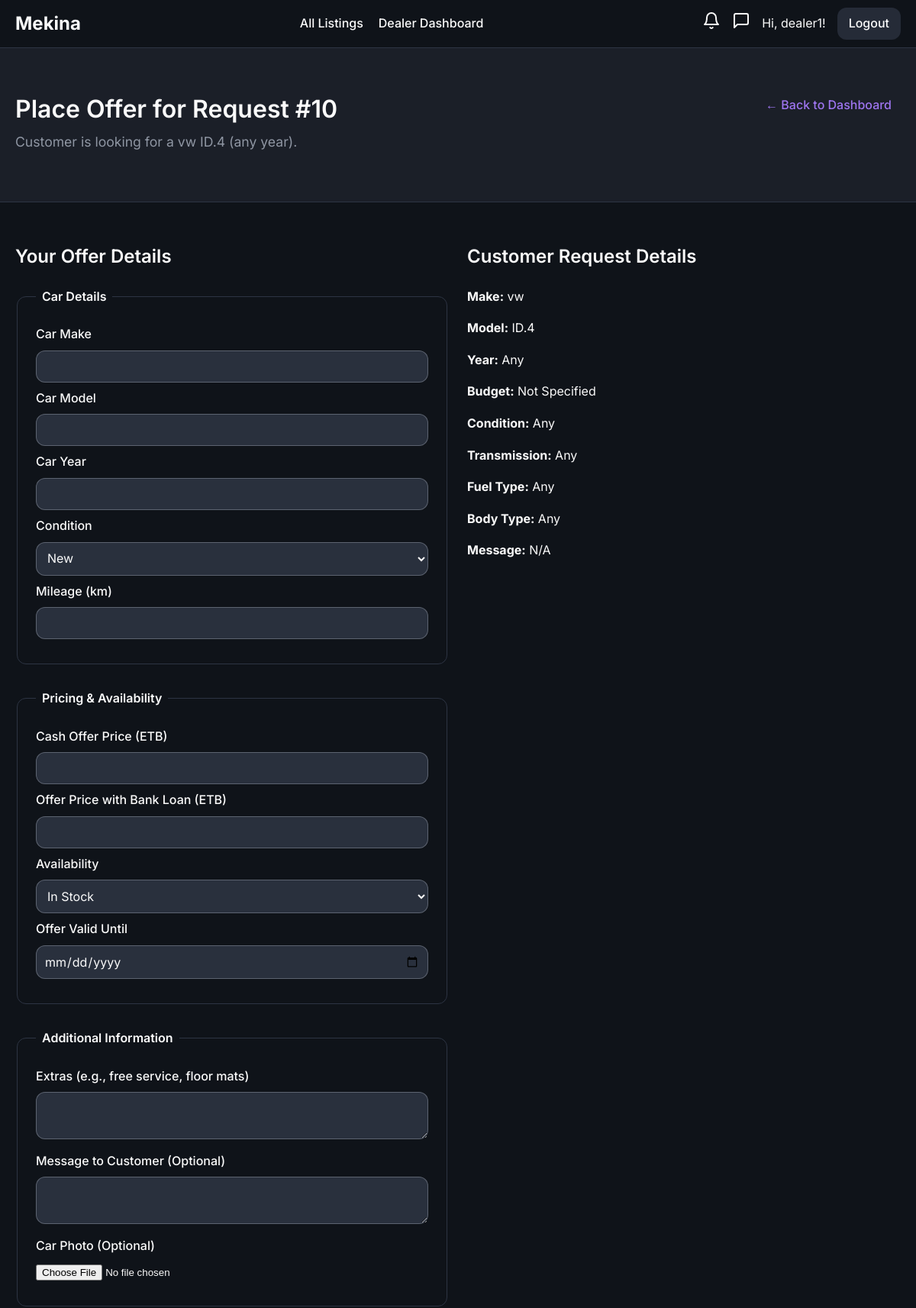
Before: /dealer/request/10/bid (signed in, upper part) with the older database file.
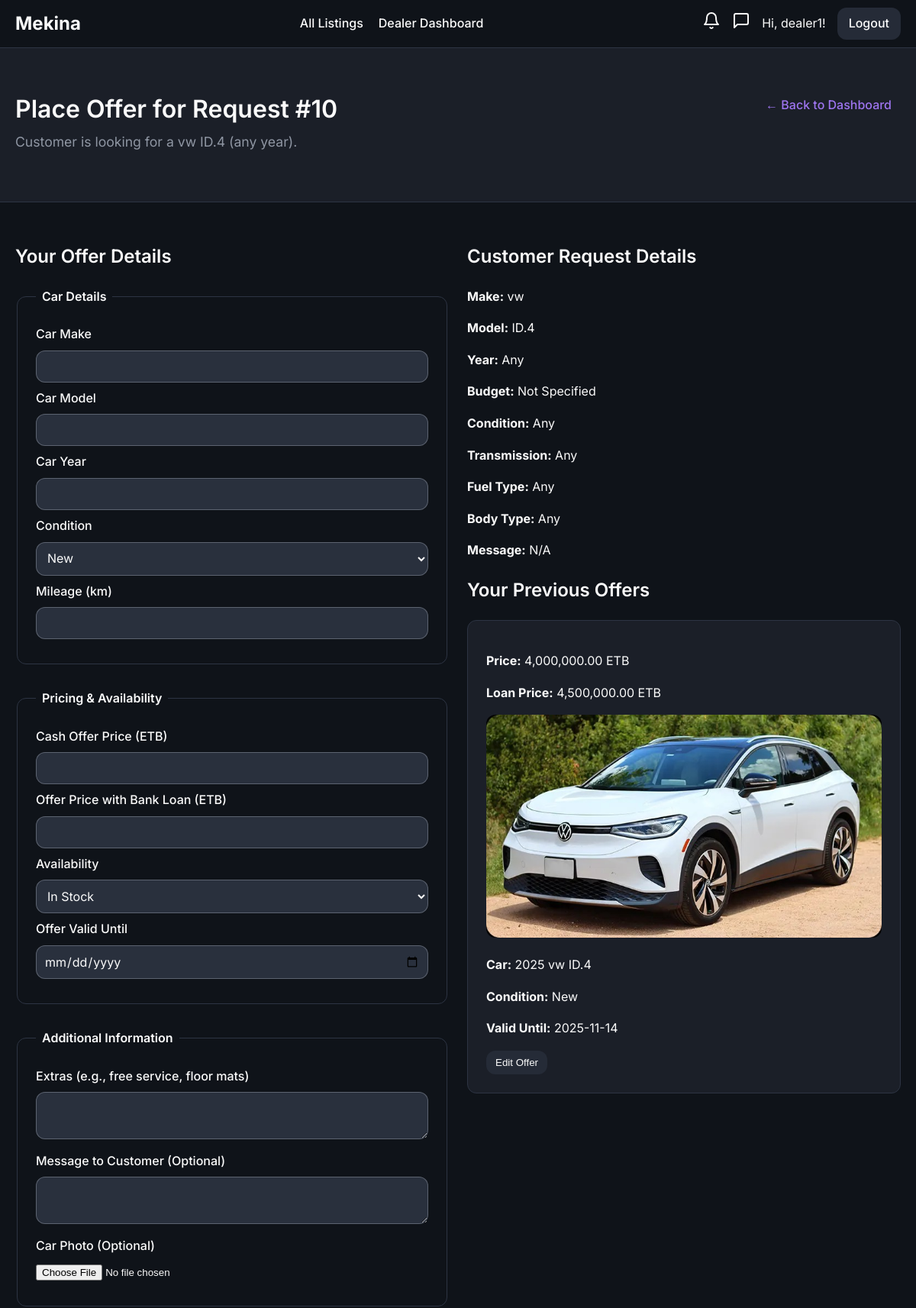
After: the same page with the newer database file.
### models/user.py (models this page shows, shortened)
class User(UserMixin, db.Model):
    id = db.Column(db.Integer, primary_key=True)
    username = db.Column(db.String(64), index=True, unique=True, nullable=False)
    email = db.Column(db.String(120), index=True, unique=True, nullable=False)
    phone_number = db.Column(db.String(20), nullable=True)
    password_hash = db.Column(db.String(128))
    is_admin = db.Column(db.Boolean, default=False)
    is_dealer = db.Column(db.Boolean, default=False)
    is_rental_company = db.Column(db.Boolean, default=False)
    is_verified = db.Column(db.Boolean, default=False) # For verified dealers
    points = db.Column(db.Integer, nullable=False, default=5) # Points for dealers to bid
    cars = db.relationship('Car', backref='owner', lazy='dynamic')
    bids = db.relationship('Bid', backref='bidder', lazy='dynamic')
    dealer_bids = db.relationship('DealerBid', backref='dealer', lazy='dynamic')
    car_requests = db.relationship('CarRequest', backref='customer', lazy='dynamic')
    ratings_given = db.relationship('DealerRating', foreign_keys='DealerRating.buyer_id', back_populates='buyer', lazy='dynamic')
    ratings_received = db.relationship('DealerRating', foreign_keys='DealerRating.dealer_id', back_populates='dealer', lazy='dynamic')

### models/car_request.py (models this page shows)
class CarRequest(db.Model):
    __tablename__ = 'car_requests'
    id = db.Column(db.Integer, primary_key=True)
    make = db.Column(db.String(64), nullable=True)
    model = db.Column(db.String(64), nullable=True)
    min_year = db.Column(db.Integer, nullable=True)
    max_mileage = db.Column(db.Integer, nullable=True)
    notes = db.Column(db.Text, nullable=True)
    status = db.Column(db.String(20), default='active', nullable=False) # e.g., active, completed, expired
    created_at = db.Column(db.DateTime, default=datetime.utcnow)
    user_id = db.Column(db.Integer, db.ForeignKey('user.id'), nullable=False)
    dealer_bids = db.relationship('DealerBid', foreign_keys='DealerBid.request_id', backref='car_request', lazy='dynamic', cascade="all, delete-orphan")
    accepted_bid_id = db.Column(db.Integer, db.ForeignKey('dealer_bid.id', use_alter=True, name='fk_car_requests_accepted_bid_id'), nullable=True)
    accepted_bid = db.relationship('DealerBid', foreign_keys=[accepted_bid_id])

### models/dealer_bid.py (models this page shows, shortened)
class DealerBid(db.Model):
    id = db.Column(db.Integer, primary_key=True)
    price = db.Column(db.Float, nullable=False)
    price_with_loan = db.Column(db.Float, nullable=True)
    timestamp = db.Column(db.DateTime, index=True, default=datetime.utcnow)
    status = db.Column(db.String(20), nullable=False, default='pending') # e.g., pending, accepted, rejected
    make = db.Column(db.String(64), nullable=False)
    model = db.Column(db.String(64), nullable=False)
    availability = db.Column(db.String(50), nullable=False)
    car_year = db.Column(db.Integer, nullable=False)
    mileage = db.Column(db.Integer, nullable=False)
    condition = db.Column(db.String(50), nullable=False)
    extras = db.Column(db.Text, nullable=True)
    valid_until = db.Column(db.Date, nullable=False)
    message = db.Column(db.Text, nullable=True)
    image_url = db.Column(db.String(255), nullable=True) # New field for bid photo
    edit_point_deducted = db.Column(db.Boolean, default=False, nullable=False)
    dealer_id = db.Column(db.Integer, db.ForeignKey('user.id'), nullable=False)
    request_id = db.Column(db.Integer, db.ForeignKey('car_requests.id'), nullable=False)
    deal = db.relationship('Deal', backref='accepted_bid', uselist=False, foreign_keys='Deal.accepted_bid_id')

### routes/dealer.py (the view, shortened to what this page needs)
@dealer_bp.route('/request/<int:request_id>/bid', methods=['GET', 'POST'])
@login_required
@dealer_required
def place_bid(request_id):
    car_request = CarRequest.query.get_or_404(request_id)
    view_exists = DealerRequestView.query.filter_by(
        dealer_id=current_user.id,
        request_id=car_request.id
    ).first()
    if not view_exists:
        new_view = DealerRequestView(dealer_id=current_user.id, request_id=car_request.id)
        db.session.add(new_view)
        db.session.commit()
    existing_bids = car_request.dealer_bids.order_by(DealerBid.price.asc()).all()
    form = DealerBidForm()
    return render_template('place_dealer_bid.html', form=form, car_request=car_request, bids=existing_bids, now=datetime.utcnow())

### templates/place_dealer_bid.html (shortened to what this page needs)
{% extends "base.html" %}
{% block main_content %}
<div class="dashboard-full-width-container">
    <div class="dashboard-header-wrapper">
        <div class="container">
            <div class="dashboard-header">
                <div class="header-main">
                    <h1>Place Offer for Request #{{ car_request.id }}</h1>
                    <p>Customer is looking for a {{ car_request.make or 'any make' }} {{ car_request.model or 'any model' }} ({{ car_request.year or 'any year' }}).</p>
                </div>
                <div class="header-actions">
                    <a href="{{ url_for('dealer.dashboard') }}" class="btn">&larr; Back to Dashboard</a>
                </div>
            </div>
        </div>
    </div>
    <div class="container">
        <div class="form-grid">
            <div class="form-section">
                <h2>Your Offer Details</h2>
                <form method="POST" class="offer-form-container" enctype="multipart/form-data">
                    <fieldset>
                        <legend>Car Details</legend>
                        <div class="form-group">
                            {{ form.make.label }}
                            {{ form.make(class="form-control") }}
                        </div>
                        <div class="form-group">
                            {{ form.model.label }}
                            {{ form.model(class="form-control") }}
                        </div>
                        <div class="form-group">
                            {{ form.car_year.label }}
                            {{ form.car_year(class="form-control") }}
                        </div>
                        <div class="form-group">
                            {{ form.condition.label }}
                            {{ form.condition(class="form-control") }}
                        </div>
                        <div class="form-group">
                            {{ form.mileage.label }}
                            {{ form.mileage(class="form-control") }}
                        </div>
                    </fieldset>
                    <fieldset>
                        <legend>Pricing & Availability</legend>
                        <div class="form-group">
                            {{ form.price.label }}
                            {{ form.price(class="form-control") }}
                        </div>
                        <div class="form-group">
                            {{ form.price_with_loan.label }}
                            {{ form.price_with_loan(class="form-control") }}
                        </div>
                        <div class="form-group">
                            {{ form.availability.label }}
                            {{ form.availability(class="form-control") }}
                        </div>
                        <div class="form-group">
                            {{ form.valid_until.label }}
                            {{ form.valid_until(class="form-control", id="valid_until_date_field") }}
                        </div>
                    </fieldset>
                    <fieldset>
                        <legend>Additional Information</legend>
                        <div class="form-group full-width">
                            {{ form.extras.label }}
                            {{ form.extras(class="form-control") }}
                        </div>
                        <div class="form-group full-width">
                            {{ form.message.label }}
                            {{ form.message(class="form-control") }}
                        </div>
                        <div class="form-group full-width">
                            {{ form.photo.label }}
                            {{ form.photo(class="form-control-file") }}
                        </div>
                    </fieldset>
                </form>
            </div>
            <div class="form-section">
                <h2>Customer Request Details</h2>
                <div class="request-details-sidebar">
                    <p><strong>Make:</strong> {{ car_request.make or 'Any' }}</p>
                    <p><strong>Model:</strong> {{ car_request.model or 'Any' }}</p>
                    <p><strong>Year:</strong> {{ car_request.year or 'Any' }}</p>
                    <p><strong>Budget:</strong>
                        {% if car_request.min_price is defined and car_request.min_price is not none and car_request.max_price is defined and car_request.max_price is not none %}
                            {{ '{:,.2f}'.format(car_request.min_price) }} - {{ '{:,.2f}'.format(car_request.max_price) }} ETB
                        {% else %}
                            Not Specified
                        {% endif %}
                    </p>
                    <p><strong>Condition:</strong> {{ car_request.condition or 'Any' }}</p>
                    <p><strong>Transmission:</strong> {{ car_request.transmission or 'Any' }}</p>
                    <p><strong>Fuel Type:</strong> {{ car_request.fuel_type or 'Any' }}</p>
                    <p><strong>Body Type:</strong> {{ car_request.body_type or 'Any' }}</p>
                    <p><strong>Message:</strong> {{ car_request.message or 'N/A' }}</p>
                </div>
                {% if bids %}
                <h2>Your Previous Offers</h2>
                {% for bid in bids %}
                <div class="offer-card">
                    <p><strong>Price:</strong> {{ '{:,.2f}'.format(bid.price) if bid.price is not none else 'N/A' }} ETB</p>
                    {% if bid.price_with_loan is defined and bid.price_with_loan is not none %}<p><strong>Loan Price:</strong> {{ '{:,.2f}'.format(bid.price_with_loan) }} ETB</p>{% endif %}
                    {% if bid.image_url %}
                        <div class="offer-photo" style="margin: 1rem 0;">
                            <img src="{{ bid.image_url }}" alt="Car offered by {{ bid.dealer.username }}" style="max-width: 100%; height: auto; border-radius: var(--radius);">
                        </div>
                    {% endif %}
                    <p><strong>Car:</strong> {{ bid.car_year }} {{ bid.make }} {{ bid.model }}</p>
                    <p><strong>Condition:</strong> {{ bid.condition }}</p>
                    <p><strong>Valid Until:</strong> {{ bid.valid_until.strftime('%Y-%m-%d') }}</p>
                    {% set seconds_left = 300 - (now - bid.timestamp).total_seconds() %}
                    {% if seconds_left > 0 %}
                        <a href="{{ url_for('dealer.edit_bid', bid_id=bid.id) }}" class="btn edit small">Edit Offer</a>
                    {% else %}
                        <button class="btn edit small disabled" title="You can only edit offers within 5 minutes of submission." disabled>Edit Offer</button>
                    {% endif %}
                </div>
                {% endfor %}
                {% endif %}
            </div>
        </div>
    </div>
</div>
{% endblock %}

### templates/base.html (shortened to what this page needs)
<!DOCTYPE html>
<html lang="en">
<head>
    <link rel="stylesheet" href="{{ url_for('static', filename='css/style.css', v=now.timestamp()) }}">
</head>
<body class="{% block body_class %}{% endblock %}">
    <nav>
        <a href="{{ url_for('main.home') }}" class="nav-brand">Mekina</a>
        <div class="nav-menu" id="nav-menu">
            <ul>
                {% if current_user.is_authenticated and current_user.is_admin %}
                    <li><a href="{{ url_for('admin.dashboard') }}" class="{{ 'active' if request.endpoint == 'admin.dashboard' }}">Dashboard</a></li>
                    <li><a href="{{ url_for('admin.rental_management') }}" class="{{ 'active' if request.endpoint == 'admin.rental_management' }}">Manage Rentals</a></li>
                    <li><a href="{{ url_for('admin.dealer_management') }}" class="{{ 'active' if request.endpoint == 'admin.dealer_management' }}">Manage Dealers</a></li>
                    <li><a href="{{ url_for('admin.user_management') }}" class="{{ 'active' if request.endpoint == 'admin.user_management' }}">Users</a></li>
                    <li><a href="{{ url_for('auctions.list_auctions') }}" class="{{ 'active' if request.endpoint == 'auctions.list_auctions' }}">Manage Listings</a></li>
                {% elif current_user.is_authenticated and current_user.is_rental_company %}
                    <li><a href="{{ url_for('rentals.dashboard') }}" class="{{ 'active' if request.endpoint == 'rentals.dashboard' }}">Rental Dashboard</a></li>
                {% elif current_user.is_authenticated and current_user.is_dealer %}
                    <li><a href="{{ url_for('main.all_listings') }}" class="{{ 'active' if request.endpoint == 'main.all_listings' }}">All Listings</a></li>
                    <li><a href="{{ url_for('dealer.dashboard') }}" class="{{ 'active' if request.endpoint == 'dealer.dashboard' }}">Dealer Dashboard</a></li>
                {% endif %}
            </ul>
            <div class="nav-right">
                {% if current_user.is_authenticated %}
                    <a href="{{ url_for('main.notifications') }}" class="desktop-icon-link notification-bell-link {% if request.endpoint == 'main.notifications' %}active{% endif %}">
                    </a>
                    {% if current_user.is_dealer %}
                        <a href="{{ url_for('dealer.list_messages') }}" class="desktop-icon-link {% if 'dealer.list_messages' in request.endpoint or 'dealer.view_conversation' in request.endpoint %}active{% endif %}">
                            <svg xmlns="http://www.w3.org/2000/svg" width="24" height="24" viewBox="0 0 24 24" fill="none" stroke="currentColor" stroke-width="2" stroke-linecap="round" stroke-linejoin="round" class="feather feather-message-square"><path d="M21 15a2 2 0 0 1-2 2H7l-4 4V5a2 2 0 0 1 2-2h14a2 2 0 0 1 2 2z"></path></svg>
                        </a>
                    {% endif %}
                    <span class="desktop-username">Hi, {{ current_user.username }}!</span>
                    <a href="{{ url_for('auth.logout') }}" class="nav-button">Logout</a>
                {% else %}
                    <a href="{{ url_for('auth.login') }}" class="nav-button">Login</a>
                    <a href="{{ url_for('auth.register') }}" class="nav-button">Register</a>
                {% endif %}
            </div>
        </div>
    </nav>
    {% block main_content %}{% endblock %}
</body>
</html>

Changed rows visible on the page:
added DealerBid: price "4,000,000.00", price_with_loan "4,500,000.00", image_url (picture), car_year "2025", make "vw", model "ID.4", condition "New", valid_until "2025-11-14"
Other visible differences:
text now shown: "Your Previous Offers"
